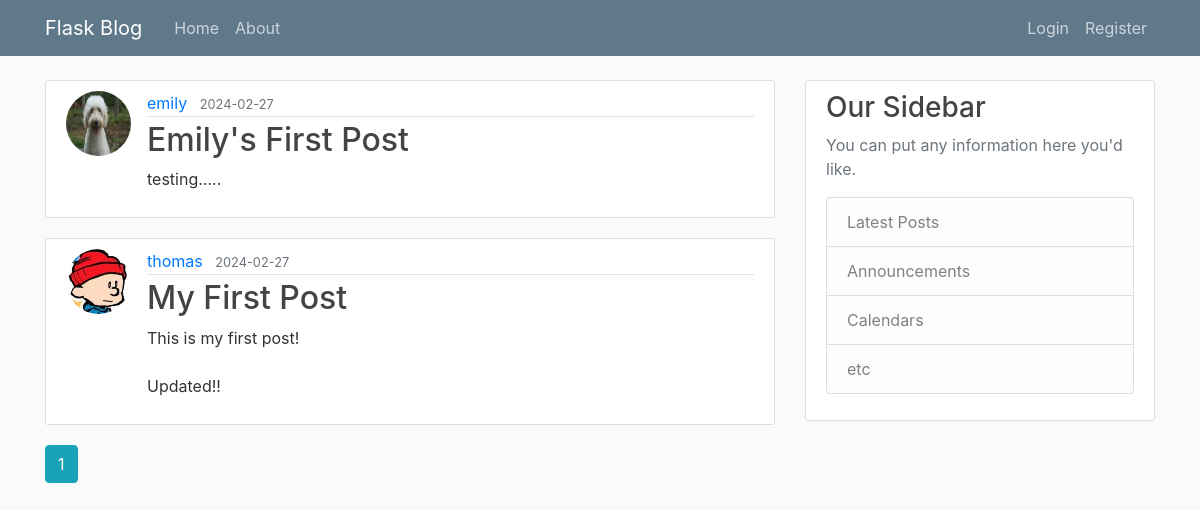
Page /home on the earlier database version.
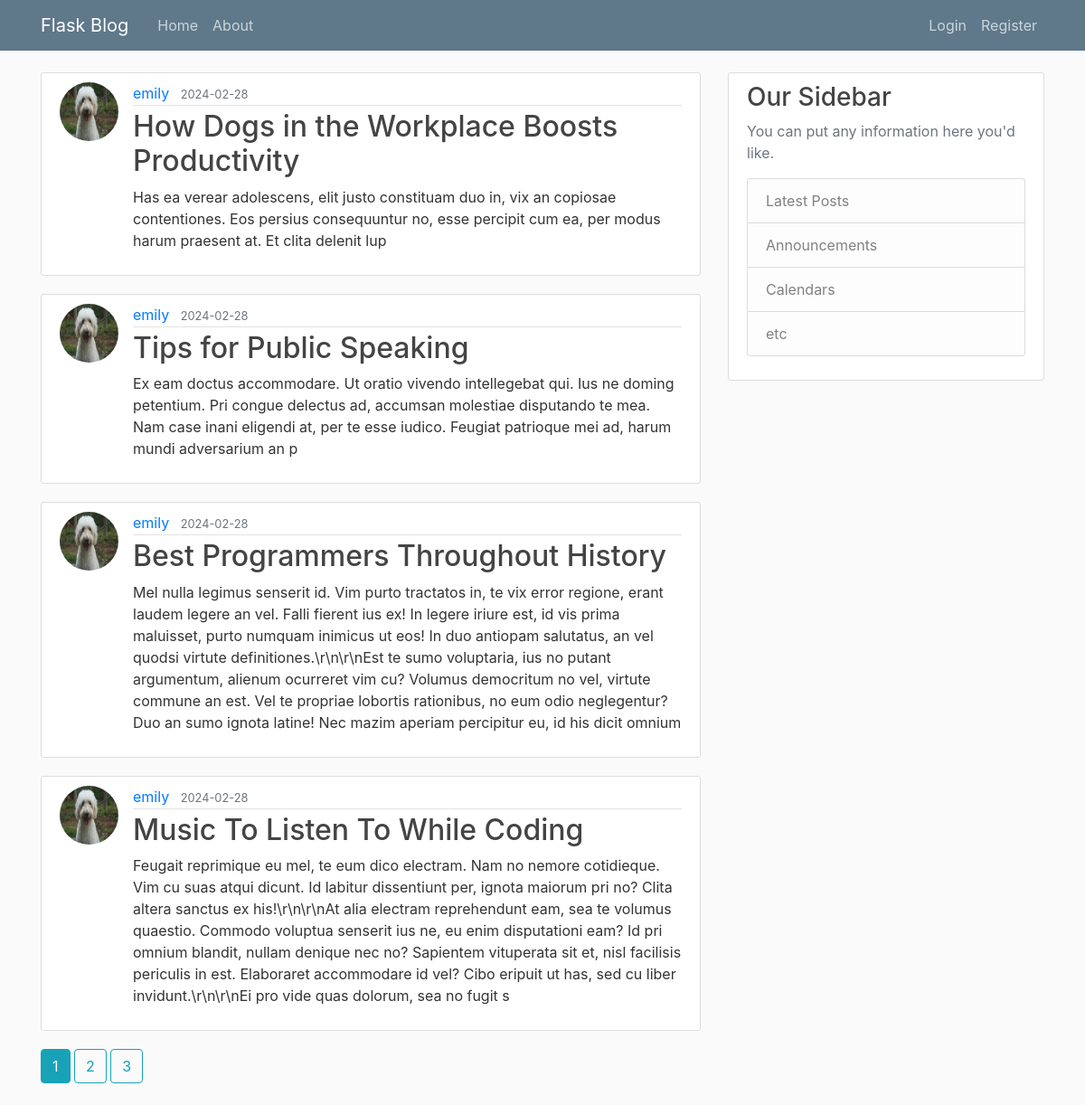
Same page on the later database version.
### flaskblog/models.py (models this page shows, shortened)
class Post(db.Model):
	id = db.Column(db.Integer, primary_key = True)
	user_id = db.Column(db.Integer, db.ForeignKey('user.id'), nullable = False)
	title = db.Column(db.String(100), nullable = False)
	date_posted = db.Column(db.DateTime, nullable = False, default = datetime.utcnow)
	content = db.Column(db.Text, nullable = False)

class User(db.Model, UserMixin):
	id = db.Column(db.Integer, primary_key = True)
	username = db.Column(db.String(20), unique = True, nullable = False)
	email = db.Column(db.String(120), unique = True, nullable = False)
	img_file = db.Column(db.String(20), nullable = False, default = 'default.jpg')
	password = db.Column(db.String(60), nullable = False)
	posts = db.relationship('Post', backref = 'author', lazy = True)

### flaskblog/routes.py (the view)
@app.route("/")
@app.route("/home")
def home():
	page = request.args.get('page', 1, type = int)
	posts = Post.query.order_by(Post.date_posted.desc()).paginate(page = page, per_page=4)
	return render_template('home.html', posts = posts)

### flaskblog/templates/home.html
{% extends "layout.html" %}
{% block content %}
	{% for post in posts.items %}
		<article class="media content-section">
			<img class="rounded-circle article-img" src="{{ url_for('static', filename='profile_pics/' + post.author.img_file) }}">
			<div class="media-body">
				<div class="article-metadata">
					<a class="mr-2" href="#">{{ post.author.username }}</a>
					<small class="text-muted">{{ post.date_posted.strftime('%Y-%m-%d') }}</small>
				</div>
				<h2><a class="article-title" href="{{ url_for('post', post_id=post.id) }}">{{ post.title }}</a></h2>
				<p class="article-content">{{ post.content }}</p>
			</div>
		</article>
	{% endfor %}
	{% for page_num in posts.iter_pages(left_edge = 1, right_edge = 1, left_current = 1, right_current=2) %}
		{% if page_num %}
			{% if posts.page == page_num %}
				<a class="btn btn-info mb-4" href="{{ url_for('home', page = page_num)}}">{{ page_num }}</a>
			{% else %}
				<a class="btn btn-outline-info mb-4" href="{{ url_for('home', page = page_num)}}">{{ page_num }}</a>
			{% endif %}
		{% else %}
			...
		{% endif %}
	{% endfor %}
{% endblock content %}

### flaskblog/templates/layout.html (shortened to what this page needs)
<!DOCTYPE html>
<html>
	<head>
		<link rel="stylesheet" href="https://cdn.jsdelivr.net/npm/bootstrap@4.0.0/dist/css/bootstrap.min.css">
		<link rel="stylesheet" type="text/css" href="{{ url_for('static', filename='main.css')}}">
	</head>
	<body>
		<header class="site-header">
			<nav class="navbar navbar-expand-md navbar-dark bg-steel fixed-top">
				<div class="container">
					<a class="navbar-brand mr-4" href="/">Flask Blog</a>
					<div class="collapse navbar-collapse" id="navbarToggle">
						<div class="navbar-nav mr-auto">
							<a class="nav-item nav-link" href="{{ url_for('home') }}">Home</a>
							<a class="nav-item nav-link" href="{{ url_for('about') }}">About</a>
						</div>
						<div class="navbar-nav">
							{% if current_user.is_authenticated %}
								<a class="nav-item nav-link" href="{{ url_for('new_post') }}">New Post</a>
								<a class="nav-item nav-link" href="{{ url_for('account') }}">Account</a>
								<a class="nav-item nav-link" href="{{ url_for('logout') }}">Logout</a>
							{% else %}
								<a class="nav-item nav-link" href="{{ url_for('login') }}">Login</a>
								<a class="nav-item nav-link" href="{{ url_for('register') }}">Register</a>
							{% endif %}
						</div>
					</div>
				</div>
			</nav>
		</header>
		<main role="main" class="container">
			<div class="row">
				<div class="col-md-8">
				{% block content %}{% endblock %}
				</div>
				<div class="col-md-4">
					<div class="content-section">
						<h3>Our Sidebar</h3>
						<p class='text-muted'>You can put any information here you'd like.
						<ul class="list-group">
							<li class="list-group-item list-group-item-light">Latest Posts</li>
							<li class="list-group-item list-group-item-light">Announcements</li>
							<li class="list-group-item list-group-item-light">Calendars</li>
							<li class="list-group-item list-group-item-light">etc</li>
						</ul>
						</p>
					</div>
				</div>
			</div>
		</main>
	</body>
</html>

### flaskblog/static/main.css (style rules this page uses)
body { background: #fafafa; color: #333333; margin-top: 5rem; }
h1, h2, h3, h4, h5, h6 { color: #444444; }
.bg-steel { background-color: #5f788a; }
.site-header .navbar-nav .nav-link { color: #cbd5db; }
.content-section { background: #ffffff; padding: 10px 20px; border: 1px solid #dddddd; border-radius: 3px; margin-bottom: 20px; }
.article-title { color: #444444; }
.article-content { white-space: pre-line; }
.article-img { height: 65px; width: 65px; margin-right: 16px; }
.article-metadata { padding-bottom: 1px; margin-bottom: 4px; border-bottom: 1px solid #e3e3e3 }

Differences in the rows shown:
no longer on this page (row unchanged): Post: img_file (picture), author.username "emily", date_posted "2024-02-27", title "Emily's First Post", content "testing....."
no longer on this page (row unchanged): Post: img_file (picture), author.username "thomas", date_posted "2024-02-27", title "My First Post", content "This is my first post! Updated!!"
added Post: img_file (picture), author.username "emily", date_posted "2024-02-28", title "How Dogs in the Workplace Boosts Productivity", content "Has ea verear adolescens, elit justo constituam duo in, vix an copiosae contentiones. Eos persius consequuntur no, esse percipit cum ea, per modus harum praesent at. Et clita delenit lup"
added Post: img_file (picture), author.username "emily", date_posted "2024-02-28", title "Tips for Public Speaking", content "Ex eam doctus accommodare. Ut oratio vivendo intellegebat qui. Ius ne doming petentium. Pri congue delectus ad, accumsan molestiae disputando te mea. Nam case inani eligendi at, per te esse iudico. Feugiat patrioque mei ad, harum mundi adversarium an p"
added Post: img_file (picture), author.username "emily", date_posted "2024-02-28", title "Best Programmers Throughout History", content "Mel nulla legimus senserit id. Vim purto tractatos in, te vix error regione, erant laudem legere an vel. Falli fierent ius ex! In legere iriure est, id vis prima maluisset, purto numquam inimicus ut eos! In duo antiopam salutatus, an vel quodsi virtute definitiones.\\r\\n\\r\\nEst te sumo voluptaria, ius no putant argumentum, alienum ocurreret vim cu? Volumus democritum no vel, virtute commune an est. Vel te propriae lobortis rationibus, no eum odio neglegentur? Duo an sumo ignota latine! Nec mazim aperiam percipitur eu, id his dicit omnium"
added Post: img_file (picture), author.username "emily", date_posted "2024-02-28", title "Music To Listen To While Coding", content "Feugait reprimique eu mel, te eum dico electram. Nam no nemore cotidieque. Vim cu suas atqui dicunt. Id labitur dissentiunt per, ignota maiorum pri no? Clita altera sanctus ex his!\\r\\n\\r\\nAt alia electram reprehendunt eam, sea te volumus quaestio. Commodo voluptua senserit ius ne, eu enim disputationi eam? Id pri omnium blandit, nullam denique nec no? Sapientem vituperata sit et, nisl facilisis periculis in est. Elaboraret accommodare id vel? Cibo eripuit ut has, sed cu liber invidunt.\\r\\n\\r\\nEi pro vide quas dolorum, sea no fugit s"
Other differences:
new list line: "2"
new list line: "3"
